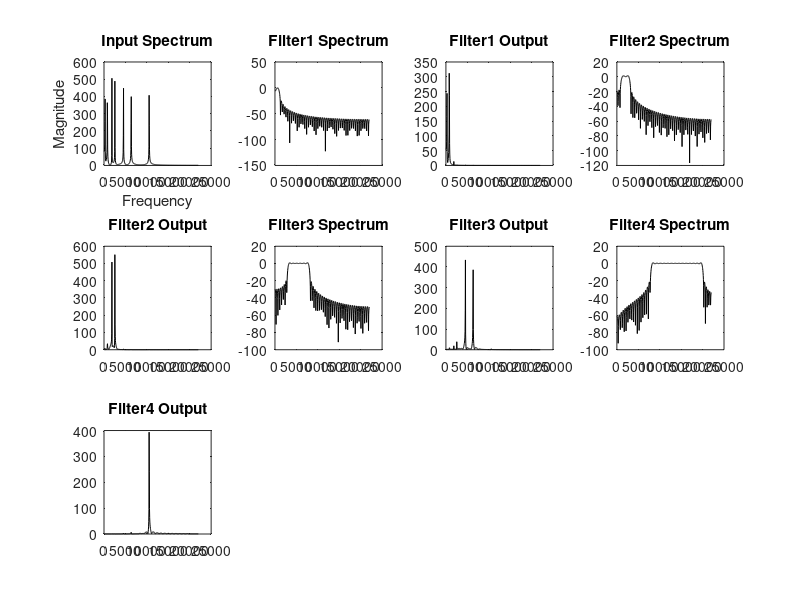

The MATLAB script that drew this image: (Note: this script raises an error after producing the figure.)
clc; clear all; close all;

fft_ord = 1024; % FFT order
Fsamp = 44000;  % Sampling frequency
t = 0:1/Fsamp:0.1;
fm = [200, 750, 1800, 2500, 4500, 6300, 10500];
x = zeros(1, length(t));

for i = 1:length(fm)
    x = x + sin(2*pi*fm(i)*t);
end

x_fft = abs(fft(x, fft_ord));
fr = (1:fft_ord/2) * Fsamp / fft_ord;

subplot(3, 4, 1), plot(fr, x_fft(1:fft_ord/2), 'k');
xlabel('Frequency'); ylabel('Magnitude'); title('Input Spectrum');

% Filter bands
fc1 = [100 1000];
fc2 = [1000 3000];
fc3 = [3000 8000];
fc4 = [8000 20000];

N = 101;  % FIR filter order

% Filter 1
h1 = fir1(N-1, 2*fc1/Fsamp, rectwin(N));
hr1 = freqz(h1, 1, fft_ord/2);
subplot(3, 4, 2), plot(fr, 20*log10(abs(hr1)), 'k'); title('Filter1 Spectrum');
y1 = filter(h1, 1, x);
y_fft1 = abs(fft(y1, fft_ord));
subplot(3, 4, 3), plot(fr, y_fft1(1:fft_ord/2), 'k'); title('Filter1 Output');

% Filter 2
h2 = fir1(N-1, 2*fc2/Fsamp, rectwin(N));
hr2 = freqz(h2, 1, fft_ord/2);
subplot(3, 4, 4), plot(fr, 20*log10(abs(hr2)), 'k'); title('Filter2 Spectrum');
y1 = filter(h2, 1, x);
y_fft1 = abs(fft(y1, fft_ord));
subplot(3, 4, 5), plot(fr, y_fft1(1:fft_ord/2), 'k'); title('Filter2 Output');

% Filter 3
h3 = fir1(N-1, 2*fc3/Fsamp, rectwin(N));
hr3 = freqz(h3, 1, fft_ord/2);
subplot(3, 4, 6), plot(fr, 20*log10(abs(hr3)), 'k'); title('Filter3 Spectrum');
y1 = filter(h3, 1, x);
y_fft1 = abs(fft(y1, fft_ord));
subplot(3, 4, 7), plot(fr, y_fft1(1:fft_ord/2), 'k'); title('Filter3 Output');

% Filter 4
h4 = fir1(N-1, 2*fc4/Fsamp, rectwin(N));
hr4 = freqz(h4, 1, fft_ord/2);
subplot(3, 4, 8), plot(fr, 20*log10(abs(hr4)), 'k'); title('Filter4 Spectrum');
y1 = filter(h4, 1, x);
y_fft1 = abs(fft(y1, fft_ord));
subplot(3, 4, 9), plot(fr, y_fft1(1:fft_ord/2), 'k'); title('Filter4 Output');

% Equalizer
gain1 = dfilt.scalar(1);
gain2 = dfilt.scalar(0.8);
gain3 = dfilt.scalar(0.5);
gain4 = dfilt.scalar(0.2);

F1 = dfilt.dffir(h1); H1 = dfilt.cascade(gain1, F1);
F2 = dfilt.dffir(h2); H2 = dfilt.cascade(gain2, F2);
F3 = dfilt.dffir(h3); H3 = dfilt.cascade(gain3, F3);
F4 = dfilt.dffir(h4); H4 = dfilt.cascade(gain4, F4);

Equalizer = dfilt.parallel(H1, H2, H3, H4);
[h, w] = freqz(Equalizer, fft_ord, Fsamp);

subplot(3, 4, 10);
plot(w, 20.*log10(abs(h)), 'k');
xlabel('Frequency (Hz)'); ylabel('Gain (dB)');
title('Equalizer Magnitude Response');

y_eq = filter(real(h), 1, x);
y_eq_fft1 = abs(fft(y_eq, fft_ord));
subplot(3, 4, 11), plot(fr, y_eq_fft1(1:fft_ord/2), 'k'); title('Equalizer Output');

y_eq1 = h' .* x_fft;
y_eq_fft2 = abs(ifft(y_eq1, fft_ord));
subplot(3, 4, 12), plot(fr, y_eq_fft2(1:fft_ord/2), 'k'); title('Equalizer Output');

% Save figure as PNG
saveas(gcf, 'equalizer_output_black.png');
